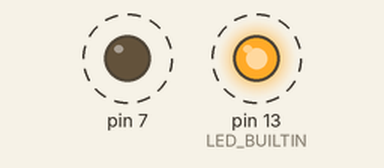
Simulated run of this sketch. Board: Arduino Uno, built with avr-gcc and run on an emulated ATmega328P. Shown: output pins drawn as LEDs (lit = HIGH). Dashed ring = blinking.

Above: at 0.5 s.
Timing chart, 0 to 5.1 s (numbered marks = the images above):
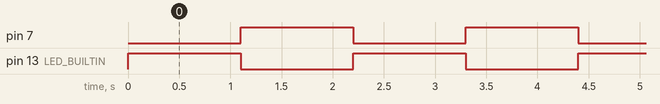

The sketch:

activity_G.ino
```cpp
void setup() {
  pinMode(LED_BUILTIN, OUTPUT);
  pinMode(7, OUTPUT);
}

void loop() {
  digitalWrite(LED_BUILTIN, HIGH);

  digitalWrite(7,LOW);
  delay(1100);

  digitalWrite(LED_BUILTIN, LOW);

  digitalWrite(7, HIGH);
  delay(1100);
}
```

Measured:
- by itself, pin 7, pin 13 (LED_BUILTIN): alternates HIGH for 1.1 s and LOW for 1.1 s
